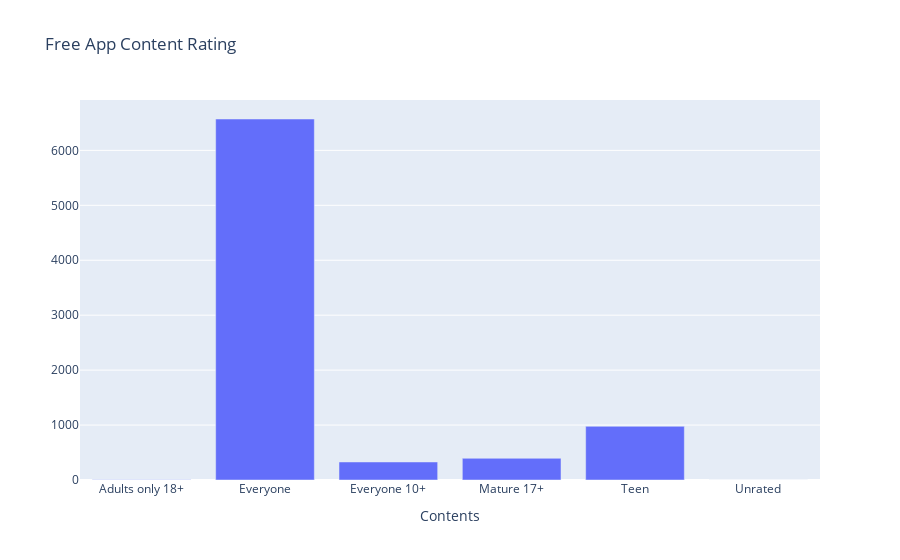

Notebook code cell kept with this figure:
### Code cell
col='Content Rating'
v1=d1[col].value_counts().reset_index()
v1=v1.rename(columns={col:'count','index':col})
v1['percent']=v1['count'].apply(lambda x : 100*x/sum(v1['count']))
v1=v1.sort_values(col)
trace1 = go.Bar(x=v1[col], y=v1["count"], name="Free", marker=dict())
layout={'title':"Free App Content Rating ",'xaxis':{'title':"Contents"}}
fig = go.Figure(data=[trace1], layout=layout)
iplot(fig)

### Figure 1 — Plotly figure (JSON) as saved in the notebook; plotly's stock layout.template omitted (floating-point values rounded to 4 significant figures)
{"data": [{"name": "Free", "type": "bar", "x": ["Adults only 18+", "Everyone", "Everyone 10+", "Mature 17+", "Teen", "Unrated"], "y": [3, 6571, 328, 395, 977, 1]}], "layout": {"title": {"text": "Free App Content Rating "}, "xaxis": {"title": {"text": "Contents"}}}}
